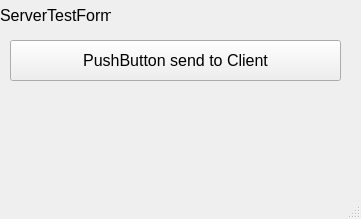
<?xml version="1.0" encoding="UTF-8"?>
<ui version="4.0">
 <class>MainWindow</class>
 <widget class="QMainWindow" name="MainWindow">
  <property name="geometry">
   <rect>
    <x>0</x>
    <y>0</y>
    <width>361</width>
    <height>219</height>
   </rect>
  </property>
  <property name="windowTitle">
   <string>MainWindow</string>
  </property>
  <widget class="QWidget" name="centralwidget">
   <widget class="QLabel" name="label">
    <property name="geometry">
     <rect>
      <x>0</x>
      <y>0</y>
      <width>111</width>
      <height>31</height>
     </rect>
    </property>
    <property name="font">
     <font>
      <pointsize>12</pointsize>
     </font>
    </property>
    <property name="text">
     <string>ServerTestForm</string>
    </property>
   </widget>
   <widget class="QPushButton" name="pushButton">
    <property name="geometry">
     <rect>
      <x>10</x>
      <y>40</y>
      <width>331</width>
      <height>41</height>
     </rect>
    </property>
    <property name="font">
     <font>
      <pointsize>12</pointsize>
     </font>
    </property>
    <property name="text">
     <string>PushButton send to Client</string>
    </property>
   </widget>
  </widget>
  <widget class="QMenuBar" name="menubar">
   <property name="geometry">
    <rect>
     <x>0</x>
     <y>0</y>
     <width>361</width>
     <height>22</height>
    </rect>
   </property>
  </widget>
  <widget class="QStatusBar" name="statusbar"/>
 </widget>
 <resources/>
 <connections/>
</ui>
